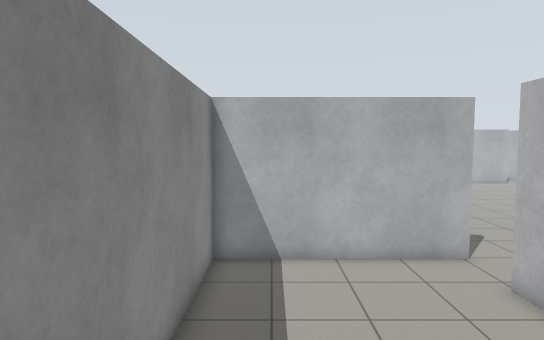
[1] (above)

22 first-person views from a walk through a robot-simulator world made for Gazebo. The camera is 0.94 m above the floor, tilts 4° down and sees 75° across. The floor is counted in squares, 0.5 m on a side. Each view is taken from the middle of a square. On the plan, view 1 faces up. The plan holds only what a view shows up to about 18 squares ahead; the rest is blank. The place goes on beyond the plan.

[2]
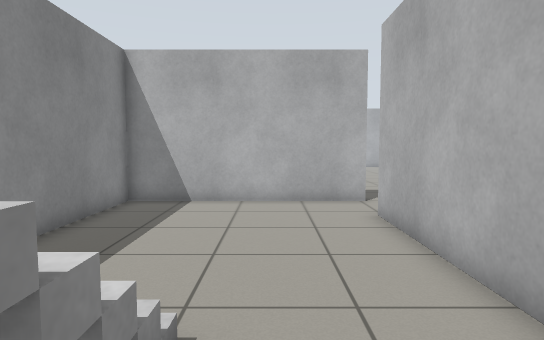

[3]
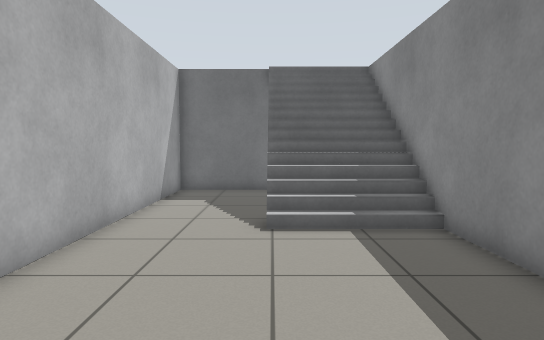

[4]
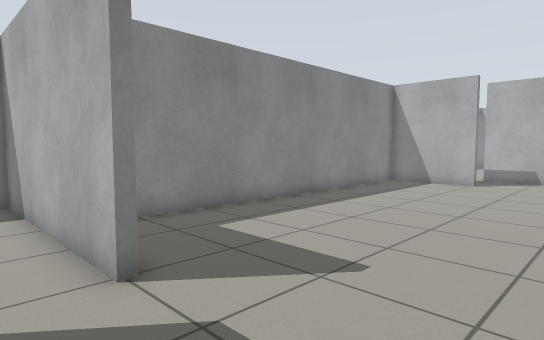

[5]
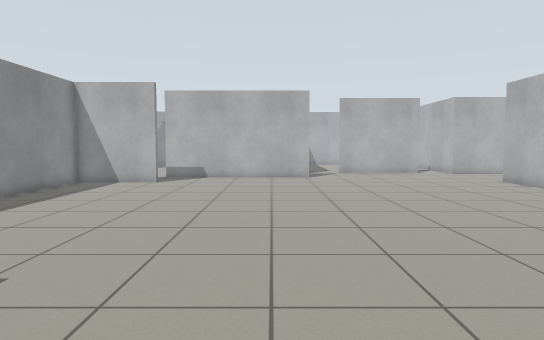

[6]
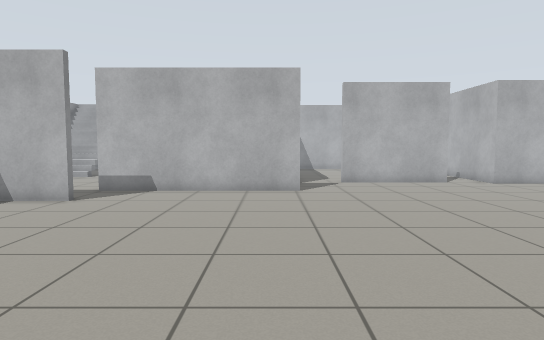

[7]
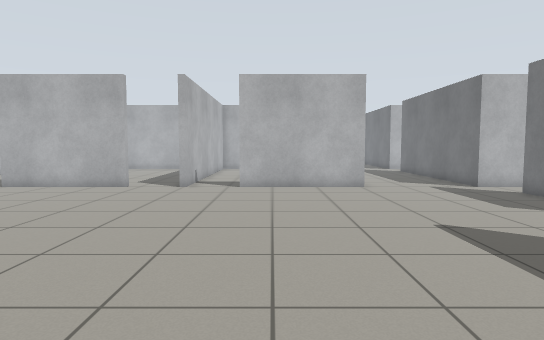

[8]
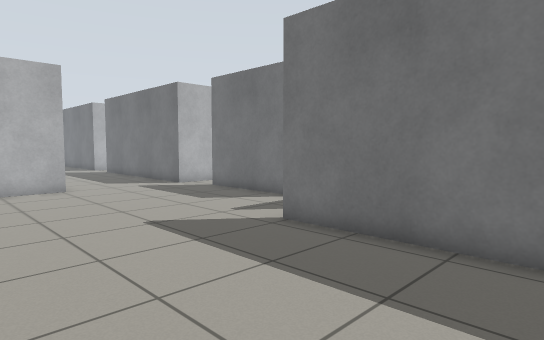

[9]
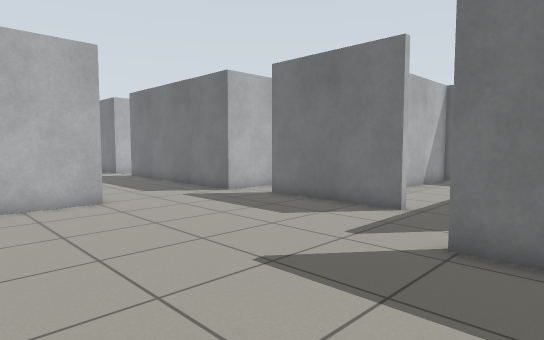

[10]
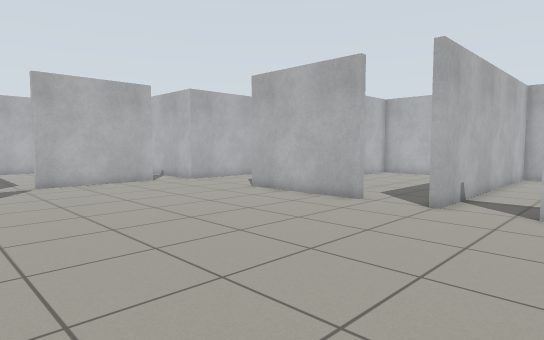

[11]
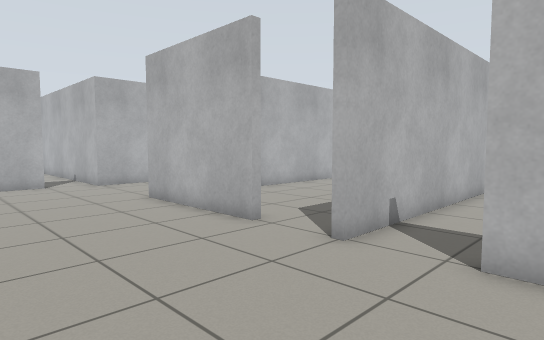

[12]
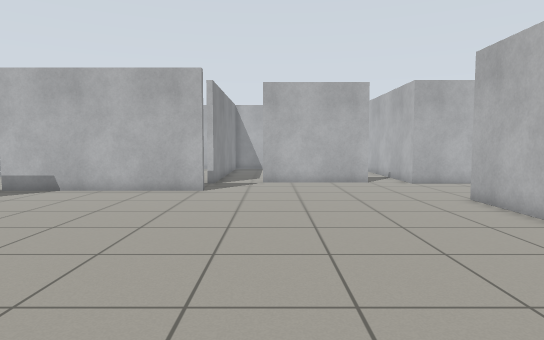

[13]
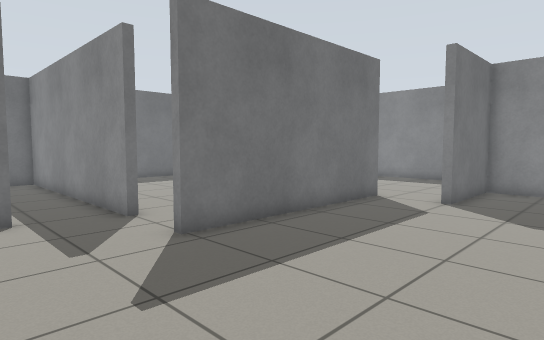

[14]
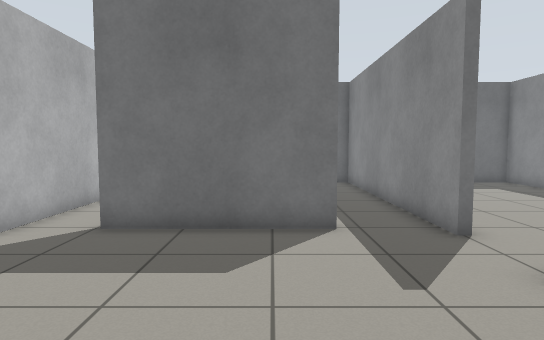

[15]
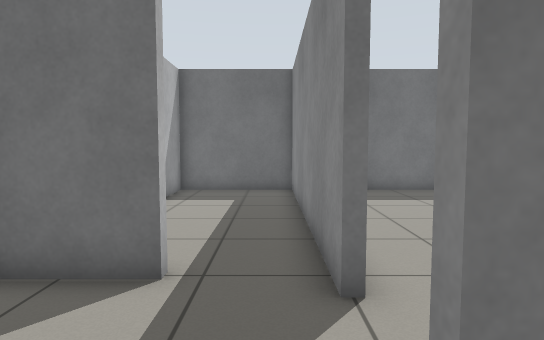

[16]
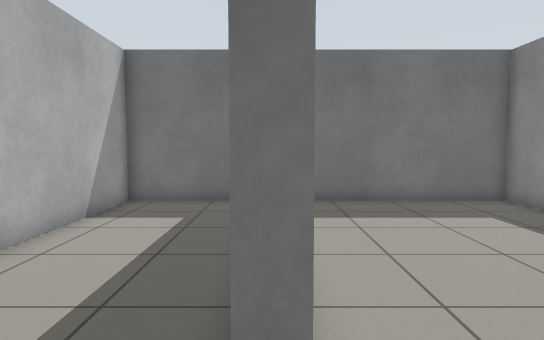

[17]
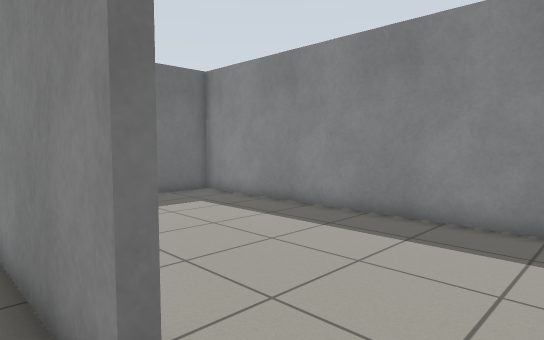

[18]
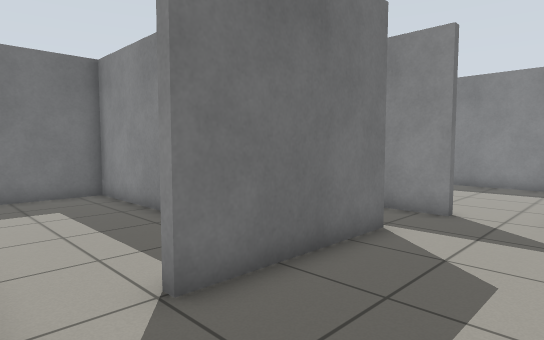

[19]
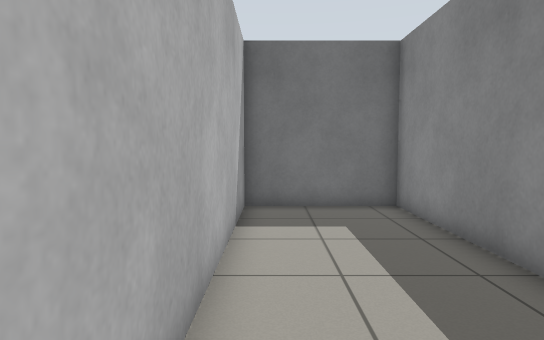

[20]
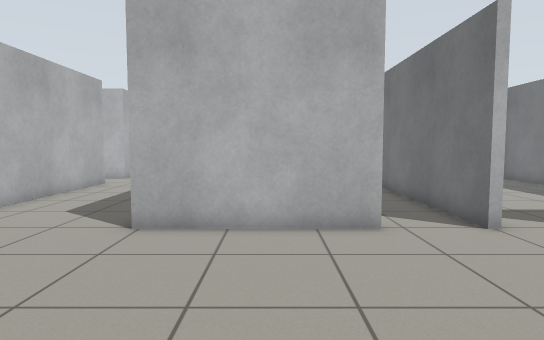

[21]
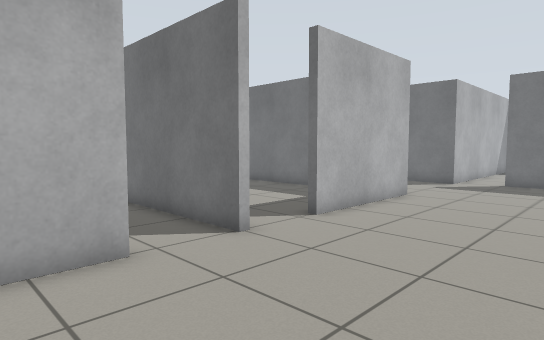

[22]
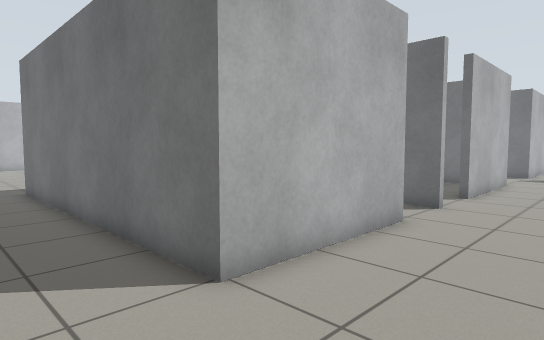

### Floor plan
Points are (right, up) in squares from view 1. A wall is a line through its corners. A room is listed if a view was taken in it or the views show most of it. See-through windows are left out.
Room 1 (views 1, 2, 3)
walls: (3.1, -4.8) (5.9, -4.8) (5.9, 8.4); (6.1, 10.9) (-1.8, 10.9) (-1.8, -2.5)
ways out: opening at (6, 9.5) to room 2
Room 2 (views 4, 5, 6, 7, 8, 9, 10, 11, 12, 13, 14, 15, 16, 17, 18, 19, 20, 21, 22)
walls: (23.8, 18.8) (23.8, 19.1); (23.8, 21.5) (23.8, 27.1) (30.5, 27.1); (14.3, 29.6) (5.8, 29.6); (23.8, 10.8) (23.8, 16.4); (6.1, 27.2) (6.1, 26.9) (2.2, 26.9) (2.2, 11.2) (6.1, 11.2) (6.1, 10.9); (14.1, 32.2) (13.8, 32.2); (13.8, 5.8) (14.1, 5.8); (16.5, 5.2) (21.8, 5.2); (5.9, 8.4) (14.3, 8.4); (21.9, 32.8) (16.5, 32.8); (23.8, 5.8) (28.5, 5.8); (30.5, 32.2) (23.8, 32.2)
ways out: opening at (6, 9.5) to room 1; opening at (14, 6.5) to room 3; opening at (22.5, 5) to room 4; opening at (15.5, 5) to room 5; opening at (6, 28.5); opening at (14, 31.5); opening at (15.5, 33); opening at (22.5, 33); opening at (24, 17.5); opening at (24, 20.5)
Room 3 (no view inside)
walls: (6.1, 7) (6.1, -4.8) (12.6, -4.8)
ways out: opening at (14, 6.5) to room 2
Room 4 (no view inside)
walls: (19.1, 1.1) (19.1, -4.8) (23.8, -4.8) (23.8, 5.8); (21.8, 5.2) (21.8, 4.7)
ways out: opening at (22.5, 5) to room 2
Room 5 (no view inside)
walls: (16.5, 4.7) (16.5, 5.2); (14.1, 5.8) (14.1, -4.8) (18.8, -4.8) (18.8, 0.9)
ways out: opening at (15.5, 5) to room 2

Positions as (right, up) in squares from view 1, and headings:
1: (0, 0), facing up
2: (3, -1), facing up
3: (2, 10), facing down
4: (11, 9), facing up-left
5: (12, 9), facing up
6: (13, 15), facing up
7: (8, 15), facing right
8: (8, 15), facing down-right
9: (12, 15), facing down-right
10: (13, 15), facing up-right
11: (18, 15), facing up-right
12: (17, 15), facing up
13: (18, 15), facing down-left
14: (18, 13), facing down
15: (15, 10), facing down
16: (14, 7), facing down
17: (15, 8), facing down-left
18: (24, 9), facing down-left
19: (23, 6), facing down
20: (16, 24), facing right
21: (18, 24), facing down-right
22: (20, 30), facing down-right
